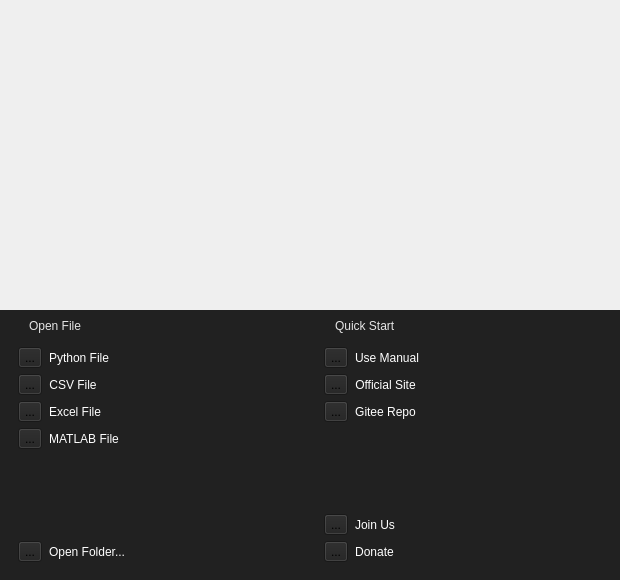
<?xml version="1.0" encoding="UTF-8"?>
<ui version="4.0">
 <class>Form</class>
 <widget class="QWidget" name="Form">
  <property name="geometry">
   <rect>
    <x>0</x>
    <y>0</y>
    <width>620</width>
    <height>580</height>
   </rect>
  </property>
  <property name="minimumSize">
   <size>
    <width>620</width>
    <height>580</height>
   </size>
  </property>
  <property name="maximumSize">
   <size>
    <width>620</width>
    <height>580</height>
   </size>
  </property>
  <property name="windowTitle">
   <string>Form</string>
  </property>
  <layout class="QVBoxLayout" name="verticalLayout">
   <property name="spacing">
    <number>0</number>
   </property>
   <property name="leftMargin">
    <number>0</number>
   </property>
   <property name="topMargin">
    <number>0</number>
   </property>
   <property name="rightMargin">
    <number>0</number>
   </property>
   <property name="bottomMargin">
    <number>0</number>
   </property>
   <item>
    <widget class="QWidget" name="widget_2" native="true">
     <property name="styleSheet">
      <string notr="true"/>
     </property>
     <layout class="QHBoxLayout" name="horizontalLayout">
      <property name="spacing">
       <number>0</number>
      </property>
      <property name="leftMargin">
       <number>0</number>
      </property>
      <property name="topMargin">
       <number>0</number>
      </property>
      <property name="rightMargin">
       <number>0</number>
      </property>
      <property name="bottomMargin">
       <number>0</number>
      </property>
      <item>
       <widget class="QLabel" name="label_3">
        <property name="font">
         <font>
          <family>Consolas</family>
          <pointsize>28</pointsize>
         </font>
        </property>
        <property name="text">
         <string/>
        </property>
        <property name="pixmap">
         <pixmap resource="../pyqtsource.qrc">:/images/images/bg.png</pixmap>
        </property>
        <property name="scaledContents">
         <bool>true</bool>
        </property>
       </widget>
      </item>
     </layout>
    </widget>
   </item>
   <item>
    <widget class="QWidget" name="widget" native="true">
     <property name="minimumSize">
      <size>
       <width>0</width>
       <height>270</height>
      </size>
     </property>
     <property name="maximumSize">
      <size>
       <width>16777215</width>
       <height>270</height>
      </size>
     </property>
     <property name="styleSheet">
      <string notr="true">background-color: rgb(33, 33, 33);</string>
     </property>
     <layout class="QHBoxLayout" name="horizontalLayout_2">
      <item>
       <layout class="QVBoxLayout" name="verticalLayout_6">
        <property name="spacing">
         <number>5</number>
        </property>
        <property name="leftMargin">
         <number>0</number>
        </property>
        <item>
         <layout class="QHBoxLayout" name="horizontalLayout_7">
          <property name="spacing">
           <number>0</number>
          </property>
          <item>
           <widget class="QLabel" name="label_24">
            <property name="minimumSize">
             <size>
              <width>20</width>
              <height>0</height>
             </size>
            </property>
            <property name="maximumSize">
             <size>
              <width>20</width>
              <height>16777215</height>
             </size>
            </property>
            <property name="font">
             <font>
              <pointsize>9</pointsize>
             </font>
            </property>
            <property name="styleSheet">
             <string notr="true">color: rgb(229, 229, 229);</string>
            </property>
            <property name="text">
             <string/>
            </property>
           </widget>
          </item>
          <item>
           <widget class="QLabel" name="label_23">
            <property name="font">
             <font>
              <pointsize>9</pointsize>
             </font>
            </property>
            <property name="styleSheet">
             <string notr="true">color: rgb(229, 229, 229);</string>
            </property>
            <property name="text">
             <string>Open File</string>
            </property>
           </widget>
          </item>
         </layout>
        </item>
        <item>
         <widget class="QWidget" name="widget_3" native="true">
          <property name="minimumSize">
           <size>
            <width>300</width>
            <height>0</height>
           </size>
          </property>
          <layout class="QVBoxLayout" name="verticalLayout_2">
           <item>
            <layout class="QHBoxLayout" name="horizontalLayout_4">
             <property name="spacing">
              <number>0</number>
             </property>
             <item>
              <widget class="QToolButton" name="toolButton_2">
               <property name="text">
                <string>...</string>
               </property>
               <property name="icon">
                <iconset resource="../pyqtsource.qrc">
                 <normaloff>:/color/theme/default/icons/python.svg</normaloff>:/color/theme/default/icons/python.svg</iconset>
               </property>
               <property name="iconSize">
                <size>
                 <width>18</width>
                 <height>18</height>
                </size>
               </property>
              </widget>
             </item>
             <item>
              <widget class="QToolButton" name="btn_open_python">
               <property name="styleSheet">
                <string notr="true">color: rgb(255, 255, 255);</string>
               </property>
               <property name="text">
                <string>Python File</string>
               </property>
               <property name="autoRaise">
                <bool>true</bool>
               </property>
              </widget>
             </item>
             <item>
              <spacer name="horizontalSpacer_4">
               <property name="orientation">
                <enum>Qt::Horizontal</enum>
               </property>
               <property name="sizeHint" stdset="0">
                <size>
                 <width>40</width>
                 <height>20</height>
                </size>
               </property>
              </spacer>
             </item>
            </layout>
           </item>
           <item>
            <layout class="QHBoxLayout" name="horizontalLayout_5">
             <property name="spacing">
              <number>0</number>
             </property>
             <item>
              <widget class="QToolButton" name="toolButton_3">
               <property name="text">
                <string>...</string>
               </property>
               <property name="icon">
                <iconset resource="../pyqtsource.qrc">
                 <normaloff>:/color/theme/default/icons/csv.svg</normaloff>:/color/theme/default/icons/csv.svg</iconset>
               </property>
               <property name="iconSize">
                <size>
                 <width>18</width>
                 <height>18</height>
                </size>
               </property>
              </widget>
             </item>
             <item>
              <widget class="QToolButton" name="btn_open_csv">
               <property name="styleSheet">
                <string notr="true">color: rgb(255, 255, 255);</string>
               </property>
               <property name="text">
                <string>CSV File</string>
               </property>
               <property name="autoRaise">
                <bool>true</bool>
               </property>
              </widget>
             </item>
             <item>
              <spacer name="horizontalSpacer_5">
               <property name="orientation">
                <enum>Qt::Horizontal</enum>
               </property>
               <property name="sizeHint" stdset="0">
                <size>
                 <width>40</width>
                 <height>20</height>
                </size>
               </property>
              </spacer>
             </item>
            </layout>
           </item>
           <item>
            <layout class="QHBoxLayout" name="horizontalLayout_6">
             <property name="spacing">
              <number>0</number>
             </property>
             <item>
              <widget class="QToolButton" name="toolButton_4">
               <property name="text">
                <string>...</string>
               </property>
               <property name="icon">
                <iconset resource="../pyqtsource.qrc">
                 <normaloff>:/color/theme/default/icons/excel.svg</normaloff>:/color/theme/default/icons/excel.svg</iconset>
               </property>
               <property name="iconSize">
                <size>
                 <width>18</width>
                 <height>18</height>
                </size>
               </property>
              </widget>
             </item>
             <item>
              <widget class="QToolButton" name="btn_open_excel">
               <property name="styleSheet">
                <string notr="true">color: rgb(255, 255, 255);</string>
               </property>
               <property name="text">
                <string>Excel File</string>
               </property>
               <property name="autoRaise">
                <bool>true</bool>
               </property>
              </widget>
             </item>
             <item>
              <spacer name="horizontalSpacer_6">
               <property name="orientation">
                <enum>Qt::Horizontal</enum>
               </property>
               <property name="sizeHint" stdset="0">
                <size>
                 <width>40</width>
                 <height>20</height>
                </size>
               </property>
              </spacer>
             </item>
            </layout>
           </item>
           <item>
            <layout class="QHBoxLayout" name="horizontalLayout_14">
             <property name="spacing">
              <number>0</number>
             </property>
             <item>
              <widget class="QToolButton" name="toolButton_10">
               <property name="text">
                <string>...</string>
               </property>
               <property name="icon">
                <iconset resource="../pyqtsource.qrc">
                 <normaloff>:/color/theme/default/icons/E-matlab.svg</normaloff>:/color/theme/default/icons/E-matlab.svg</iconset>
               </property>
               <property name="iconSize">
                <size>
                 <width>18</width>
                 <height>18</height>
                </size>
               </property>
              </widget>
             </item>
             <item>
              <widget class="QToolButton" name="btn_open_matlab">
               <property name="styleSheet">
                <string notr="true">color: rgb(255, 255, 255);</string>
               </property>
               <property name="text">
                <string>MATLAB File</string>
               </property>
               <property name="autoRaise">
                <bool>true</bool>
               </property>
              </widget>
             </item>
             <item>
              <spacer name="horizontalSpacer_7">
               <property name="orientation">
                <enum>Qt::Horizontal</enum>
               </property>
               <property name="sizeHint" stdset="0">
                <size>
                 <width>40</width>
                 <height>20</height>
                </size>
               </property>
              </spacer>
             </item>
            </layout>
           </item>
           <item>
            <spacer name="verticalSpacer">
             <property name="orientation">
              <enum>Qt::Vertical</enum>
             </property>
             <property name="sizeHint" stdset="0">
              <size>
               <width>20</width>
               <height>40</height>
              </size>
             </property>
            </spacer>
           </item>
          </layout>
         </widget>
        </item>
        <item>
         <widget class="QWidget" name="widget_6" native="true">
          <layout class="QVBoxLayout" name="verticalLayout_5">
           <item>
            <layout class="QHBoxLayout" name="horizontalLayout_3">
             <property name="spacing">
              <number>0</number>
             </property>
             <item>
              <widget class="QToolButton" name="toolButton">
               <property name="text">
                <string>...</string>
               </property>
               <property name="icon">
                <iconset resource="../pyqtsource.qrc">
                 <normaloff>:/color/theme/default/icons/open_folder.svg</normaloff>:/color/theme/default/icons/open_folder.svg</iconset>
               </property>
               <property name="iconSize">
                <size>
                 <width>18</width>
                 <height>18</height>
                </size>
               </property>
              </widget>
             </item>
             <item>
              <widget class="QToolButton" name="btn_open_folder">
               <property name="styleSheet">
                <string notr="true">color: rgb(255, 255, 255);</string>
               </property>
               <property name="text">
                <string>Open Folder...</string>
               </property>
               <property name="autoRaise">
                <bool>true</bool>
               </property>
              </widget>
             </item>
             <item>
              <spacer name="horizontalSpacer_8">
               <property name="orientation">
                <enum>Qt::Horizontal</enum>
               </property>
               <property name="sizeHint" stdset="0">
                <size>
                 <width>40</width>
                 <height>20</height>
                </size>
               </property>
              </spacer>
             </item>
            </layout>
           </item>
          </layout>
         </widget>
        </item>
       </layout>
      </item>
      <item>
       <layout class="QVBoxLayout" name="verticalLayout_9">
        <property name="spacing">
         <number>5</number>
        </property>
        <property name="leftMargin">
         <number>0</number>
        </property>
        <item>
         <layout class="QHBoxLayout" name="horizontalLayout_8">
          <property name="spacing">
           <number>0</number>
          </property>
          <item>
           <widget class="QLabel" name="label_25">
            <property name="minimumSize">
             <size>
              <width>20</width>
              <height>0</height>
             </size>
            </property>
            <property name="maximumSize">
             <size>
              <width>20</width>
              <height>16777215</height>
             </size>
            </property>
            <property name="font">
             <font>
              <pointsize>9</pointsize>
             </font>
            </property>
            <property name="styleSheet">
             <string notr="true">color: rgb(229, 229, 229);</string>
            </property>
            <property name="text">
             <string/>
            </property>
           </widget>
          </item>
          <item>
           <widget class="QLabel" name="label_26">
            <property name="font">
             <font>
              <pointsize>9</pointsize>
             </font>
            </property>
            <property name="styleSheet">
             <string notr="true">color: rgb(229, 229, 229);</string>
            </property>
            <property name="text">
             <string>Quick Start</string>
            </property>
           </widget>
          </item>
         </layout>
        </item>
        <item>
         <widget class="QWidget" name="widget_8" native="true">
          <layout class="QVBoxLayout" name="verticalLayout_10">
           <item>
            <layout class="QHBoxLayout" name="horizontalLayout_9">
             <property name="spacing">
              <number>0</number>
             </property>
             <item>
              <widget class="QToolButton" name="toolButton_5">
               <property name="text">
                <string>...</string>
               </property>
               <property name="icon">
                <iconset resource="../pyqtsource.qrc">
                 <normaloff>:/color/theme/default/icons/website.svg</normaloff>:/color/theme/default/icons/website.svg</iconset>
               </property>
               <property name="iconSize">
                <size>
                 <width>18</width>
                 <height>18</height>
                </size>
               </property>
              </widget>
             </item>
             <item>
              <widget class="QToolButton" name="btn_manual">
               <property name="styleSheet">
                <string notr="true">color: rgb(255, 255, 255);</string>
               </property>
               <property name="text">
                <string>Use Manual</string>
               </property>
               <property name="autoRaise">
                <bool>true</bool>
               </property>
              </widget>
             </item>
             <item>
              <spacer name="horizontalSpacer">
               <property name="orientation">
                <enum>Qt::Horizontal</enum>
               </property>
               <property name="sizeHint" stdset="0">
                <size>
                 <width>40</width>
                 <height>20</height>
                </size>
               </property>
              </spacer>
             </item>
            </layout>
           </item>
           <item>
            <layout class="QHBoxLayout" name="horizontalLayout_10">
             <property name="spacing">
              <number>0</number>
             </property>
             <item>
              <widget class="QToolButton" name="toolButton_6">
               <property name="text">
                <string>...</string>
               </property>
               <property name="icon">
                <iconset resource="../pyqtsource.qrc">
                 <normaloff>:/color/theme/default/icons/website.svg</normaloff>:/color/theme/default/icons/website.svg</iconset>
               </property>
               <property name="iconSize">
                <size>
                 <width>18</width>
                 <height>18</height>
                </size>
               </property>
              </widget>
             </item>
             <item>
              <widget class="QToolButton" name="btn_website">
               <property name="styleSheet">
                <string notr="true">color: rgb(255, 255, 255);</string>
               </property>
               <property name="text">
                <string>Official Site</string>
               </property>
               <property name="autoRaise">
                <bool>true</bool>
               </property>
              </widget>
             </item>
             <item>
              <spacer name="horizontalSpacer_2">
               <property name="orientation">
                <enum>Qt::Horizontal</enum>
               </property>
               <property name="sizeHint" stdset="0">
                <size>
                 <width>40</width>
                 <height>20</height>
                </size>
               </property>
              </spacer>
             </item>
            </layout>
           </item>
           <item>
            <layout class="QHBoxLayout" name="horizontalLayout_11">
             <property name="spacing">
              <number>0</number>
             </property>
             <item>
              <widget class="QToolButton" name="toolButton_7">
               <property name="text">
                <string>...</string>
               </property>
               <property name="icon">
                <iconset resource="../pyqtsource.qrc">
                 <normaloff>:/color/theme/default/icons/website.svg</normaloff>:/color/theme/default/icons/website.svg</iconset>
               </property>
               <property name="iconSize">
                <size>
                 <width>18</width>
                 <height>18</height>
                </size>
               </property>
              </widget>
             </item>
             <item>
              <widget class="QToolButton" name="btn_source">
               <property name="styleSheet">
                <string notr="true">color: rgb(255, 255, 255);</string>
               </property>
               <property name="text">
                <string>Gitee Repo</string>
               </property>
               <property name="autoRaise">
                <bool>true</bool>
               </property>
              </widget>
             </item>
             <item>
              <spacer name="horizontalSpacer_3">
               <property name="orientation">
                <enum>Qt::Horizontal</enum>
               </property>
               <property name="sizeHint" stdset="0">
                <size>
                 <width>40</width>
                 <height>20</height>
                </size>
               </property>
              </spacer>
             </item>
            </layout>
           </item>
           <item>
            <spacer name="verticalSpacer_3">
             <property name="orientation">
              <enum>Qt::Vertical</enum>
             </property>
             <property name="sizeHint" stdset="0">
              <size>
               <width>20</width>
               <height>40</height>
              </size>
             </property>
            </spacer>
           </item>
          </layout>
         </widget>
        </item>
        <item>
         <widget class="QWidget" name="widget_9" native="true">
          <layout class="QVBoxLayout" name="verticalLayout_11">
           <item>
            <layout class="QHBoxLayout" name="horizontalLayout_12">
             <property name="spacing">
              <number>0</number>
             </property>
             <item>
              <widget class="QToolButton" name="toolButton_8">
               <property name="text">
                <string>...</string>
               </property>
               <property name="icon">
                <iconset resource="../pyqtsource.qrc">
                 <normaloff>:/color/theme/default/icons/website.svg</normaloff>:/color/theme/default/icons/website.svg</iconset>
               </property>
               <property name="iconSize">
                <size>
                 <width>18</width>
                 <height>18</height>
                </size>
               </property>
              </widget>
             </item>
             <item>
              <widget class="QToolButton" name="btn_member">
               <property name="styleSheet">
                <string notr="true">color: rgb(255, 255, 255);</string>
               </property>
               <property name="text">
                <string>Join Us</string>
               </property>
               <property name="autoRaise">
                <bool>true</bool>
               </property>
              </widget>
             </item>
             <item>
              <spacer name="horizontalSpacer_10">
               <property name="orientation">
                <enum>Qt::Horizontal</enum>
               </property>
               <property name="sizeHint" stdset="0">
                <size>
                 <width>40</width>
                 <height>20</height>
                </size>
               </property>
              </spacer>
             </item>
            </layout>
           </item>
           <item>
            <layout class="QHBoxLayout" name="horizontalLayout_13">
             <property name="spacing">
              <number>0</number>
             </property>
             <item>
              <widget class="QToolButton" name="toolButton_9">
               <property name="text">
                <string>...</string>
               </property>
               <property name="icon">
                <iconset resource="../pyqtsource.qrc">
                 <normaloff>:/color/theme/default/icons/donate.svg</normaloff>:/color/theme/default/icons/donate.svg</iconset>
               </property>
               <property name="iconSize">
                <size>
                 <width>18</width>
                 <height>18</height>
                </size>
               </property>
              </widget>
             </item>
             <item>
              <widget class="QToolButton" name="btn_donate">
               <property name="styleSheet">
                <string notr="true">color: rgb(255, 255, 255);</string>
               </property>
               <property name="text">
                <string>Donate</string>
               </property>
               <property name="autoRaise">
                <bool>true</bool>
               </property>
              </widget>
             </item>
             <item>
              <spacer name="horizontalSpacer_9">
               <property name="orientation">
                <enum>Qt::Horizontal</enum>
               </property>
               <property name="sizeHint" stdset="0">
                <size>
                 <width>40</width>
                 <height>20</height>
                </size>
               </property>
              </spacer>
             </item>
            </layout>
           </item>
          </layout>
         </widget>
        </item>
       </layout>
      </item>
     </layout>
    </widget>
   </item>
  </layout>
 </widget>
 <resources>
  <include location="../pyqtsource.qrc"/>
 </resources>
 <connections/>
</ui>
